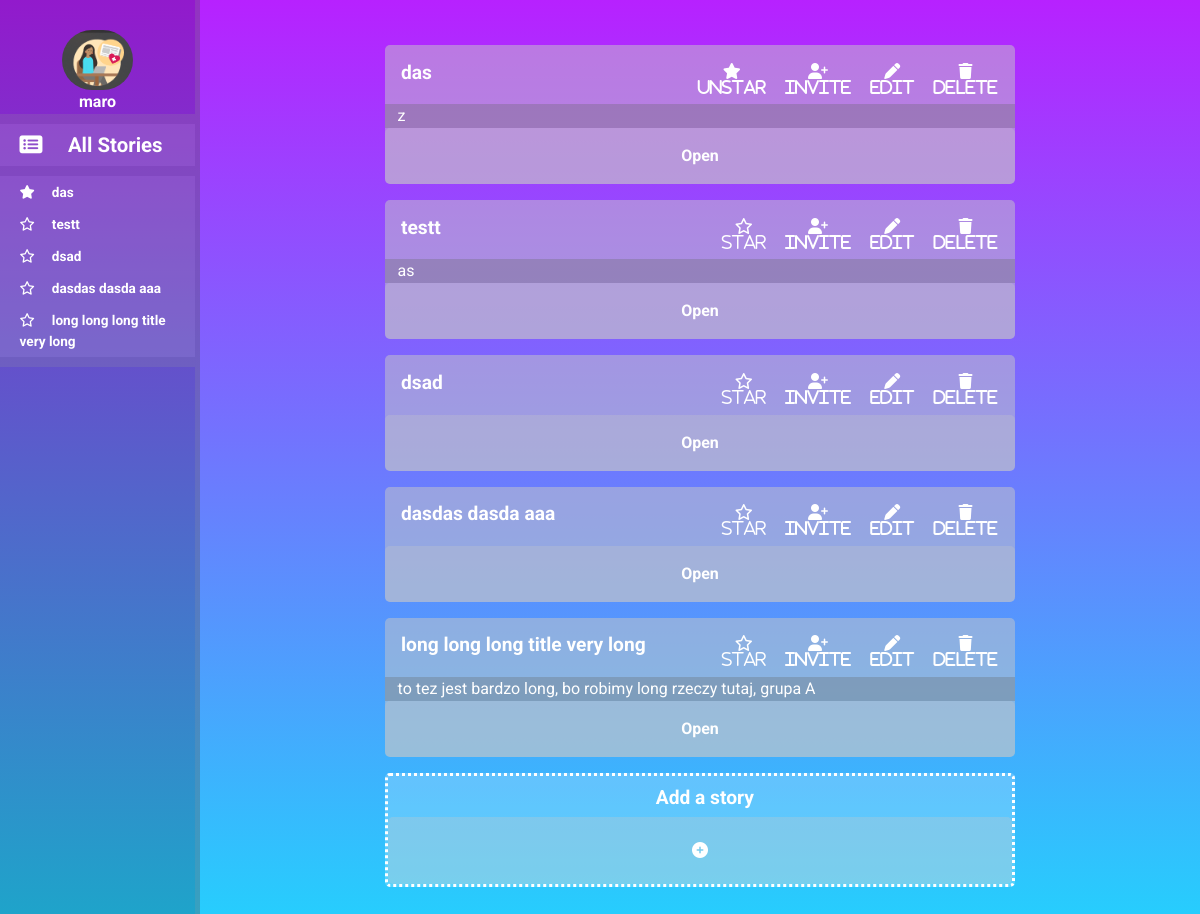
Page /stories/ (signed in) on the earlier database version.
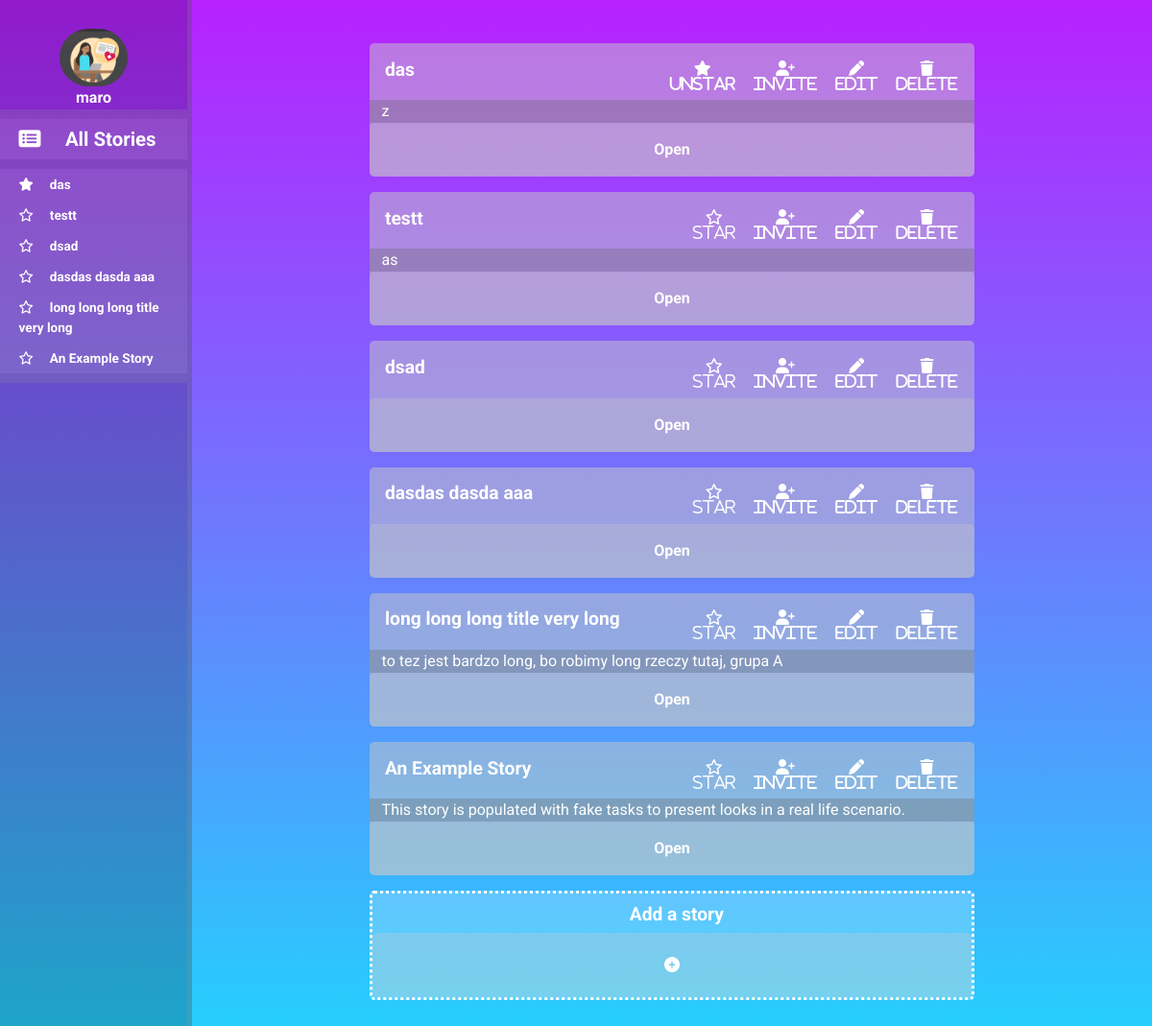
Same page on the later database version.
### myapp/models.py (models this page shows, shortened)
class UserProfile(models.Model):
    user = models.OneToOneField(User, on_delete=models.CASCADE)
    profile_pic = models.ImageField(upload_to='profile_pics',default='profile_pics/default-profile.png',blank=True)
    name = models.TextField(max_length=200, default='')
    starred = models.ManyToManyField('myapp.Story')
    member_of = models.ManyToManyField('Story',related_name='member_of',default='')

class Story(models.Model):
    author = models.ForeignKey('auth.User',on_delete=models.PROTECT)
    title = models.TextField(max_length=200)
    created_date = models.DateTimeField(default=timezone.now)
    description =  models.TextField(max_length=500,default='', blank=True)
    uuid = models.UUIDField(default=uuid.uuid4, editable=False, primary_key=False)
    members = models.ManyToManyField('auth.User',related_name='member')
    short = models.TextField(max_length=8,default='')

### myapp/views.py (the view)
# urls.py: path('stories/',views.StoryListView.as_view(),name='story_list'),
class StoryListView(LoginRequiredMixin, ListView):
    model = Story
    def get_queryset(self):
        return Story.objects.order_by('-created_date')

### myapp/backend.py (called while the page is built)
    def get_user(self, user_id):
        try:
            user = UserModel.objects.get(pk=user_id)
        except UserModel.DoesNotExist:
            return None
        return user if self.user_can_authenticate(user) else None

### myapp/templates/myapp/story_list.html (shortened to what this page needs)
{% extends 'myapp/base.html' %}
{% block body_block %}
{% load fullurl %}
  <div class="container-story-list">
    {% if not user.userprofile.member_of.all %}
        Click below to create your first story
    {% else %}
      {% for story in user.userprofile.member_of.all %}
        <div class="story">
          <div class="story-container">
            <div class="story-header">
              <h2 class="story-header__title" >{{ story.title }}</h2>
              {% if story in user.userprofile.starred.all  %}
                <a class="button--secondary button fas fa-star" href="{% url 'myapp:story_unstarr'  pk=story.pk %}" ><p>Unstar</p></a>
              {% else  %}
                <a class="button--secondary button far fa-star" href="{% url 'myapp:story_starr'  pk=story.pk %}" > <p>Star</p></a>
              {% endif %}
              {% if user == story.author %}
                    <a class="fas fa-user-plus button button--secondary"><p>Invite</p></a>
                    <a class="button--secondary fas fa-pen button " href="{% url 'myapp:updatestory'  pk=story.pk %}"><p>Edit</p></a>
                    <a class="button--secondary fas fa-trash button " href="{% url 'myapp:story_delete' pk=story.pk %}"><p>Delete</p></a>
              {% endif %}
            </div>
            <div class="story-description">
                {{ story.description }}
              </div>
<a href="{% url 'myapp:story_detail' pk=story.pk %}" class="story-open">
                Open
</a>
          </div>
        </div>
    {% endfor %}
    {% endif %}
  <div class="story">
    <div class="story-container--last">
      <h2 class="story-container--last__title">Add a story</h2>
      <a class="story-open" href="{% url 'myapp:addstory' %}">
          <i class="fas fa-plus-circle btn-story btn-story-last"></i>
      </a>
    </div>
  </div>
{% endblock %}

### myapp/templates/myapp/base.html (shortened to what this page needs)
<!DOCTYPE html>
{% load staticfiles %}
<html lang="en" dir="ltr">
   <head>
      <link rel="stylesheet" href="https://stackpath.bootstrapcdn.com/bootstrap/4.4.1/css/bootstrap.min.css">
      <link rel="stylesheet" href="//cdn.jsdelivr.net/npm/medium-editor@latest/dist/css/medium-editor.min.css" type="text/css" media="screen" charset="utf-8">
      <link rel="stylesheet" href="{% static 'css/style.css' %}">
   </head>
   <body>
      <div class="main-container">
         <nav>
            {% if user.is_authenticated %}
            <a class="profile" href="#">
               <div>
                  <img class="profile__avatar" src="{{ user.userprofile.profile_pic.url }}" alt="Av"/>
                  <div class="profile__name">{{user.userprofile.name}}
                  </div>
               </div>
            </a>
            <div class="nav__divider"></div>
            <div class="nav__link ">
               <a class="nav__link--big"  href="{% url 'myapp:story_list' %}">
               <i    class="nav__icon fas fa-list-alt" ></i>
               <span class="nav__text">All Stories</span>
               </a>
            </div>
            <div class="nav__divider"></div>
            {% if user.userprofile.starred.all  %}
            {% for starred in user.userprofile.starred.all %}
            <div class="nav__link ">
               <a href="{% url 'myapp:story_detail' pk=starred.pk %}" >
               <i class="nav__icon fas fa-star"></i>
               <span class="nav__text">{{starred.title}}</span>
               </a>
            </div>
            {% endfor %}
            {% endif %}
            {% for story in user.userprofile.member_of.all %}
            {% if story not in user.userprofile.starred.all %}
            <div class="nav__link ">
               <a href="{% url 'myapp:story_detail' pk=story.pk %}" class=" ">
                    <i class="nav__icon far fa-star"></i>
               <span class="nav__text">{{story.title}}</span>
               </a>
            </div>
            {% endif %}
            {% endfor %}
            <div class="nav__divider"></div>
            {% endif %}
         </nav>
         <div class="main-content">
            {% block body_block %}
            {% endblock %}
         </div>
      </div>
   </body>
</html>

### static/css/style.css (style rules this page uses)
html { min-height: 100%; }
body { color:white; min-height: 100%; background-repeat: no-repeat; background-size: cover; font-family: 'Roboto', sans-serif; }
.main-container { display: grid; grid-template-columns: 200px auto; grid-template-rows: auto; height: 100vh; }
.nav__divider { height: 10px; background-color: rgba(150, 150, 150, 0.2); }
nav { background-color: #1AA9CA; background-image: linear-gradient(0deg, #1AA9CA 0%, #921ACC 100%); border-right: 5px solid rgba(150, 150, 150, 0.2); justify-content: flex-start; display: flex; flex-direction: column; padding-top: 10%; }
.nav__link > a { color:white; display: block; }
.nav__link { padding: 3% 10%; background-color: rgba(200, 200, 200, 0.2); color:white; font-size: 0.85em; font-weight: bold; }
.profile { text-align: center; padding-top: 10px; color: white; font-weight: bold; }
.profile__avatar { height: 60px; width: auto; align: center; border-radius: 50px; }
.nav__icon { font-size: 1em; opacity: 1; margin: 0% 0%; margin-right: 1em; color: white; }
.nav__link--big { font-size:1.5em; }
.main-content { background-color: #21D4FD; background-image: linear-gradient(0deg, #21D4FD 0%, #B721FF 100%); padding: 0 5%; }
.container-story-list { margin-top: 5%; display: grid; grid-gap: 1em; grid-template-columns: 70%; grid-template-rows: auto; justify-content: center; }
.story-container { background-color: rgba(200, 200, 200, .5); border-radius: 5px; }
.story-header, .storyline-header { padding: .5em .5em 0 1em; display: flex; justify-content:flex-end; }
.story-header__title, .storyline-header__title { display: flex; margin-right: auto; font-size: 1.2em; font-weight: bold; margin-bottom: .8em; padding-top: .4em; }
.story-description { text-align: left; padding-left: 2%; background-color: rgba(100, 100, 100, .3); }
.story-open { background-color: rgba(200, 200, 200, .3); padding: 1em 0; justify-content: space-around; border-radius: 5px; text-align: center; margin:0; display:block; font-weight: bold; }
.story-container--last { background-color: rgba(255, 255, 255, .2); border-radius: 5px; border: 3px dotted rgba(255, 255, 255, 1); overflow: hidden; margin-bottom: 10%; }
.story-container--last__title { text-align: center; font-size: 1.2em; font-weight: bold; padding: .5em .5em 0 1em; }
.button { border-radius: 2px; margin: .3em; padding: .3em; color: white; cursor:pointer; text-align: center; }
.button p { margin-bottom: 0; }
.btn-story { border-radius: 2px; margin: .3em; padding: .3em; color: white; cursor:pointer; text-align: center; }
a { text-decoration: inherit; color: inherit; cursor: auto; }
html { --scrollbarBG: rgba(180,180,180,0.8); --thumbBG: rgba(180,180,180,0.5); }
body { scrollbar-color: var(--thumbBG) var(--scrollbarBG); }

Differences in the rows shown:
added Story: title "An Example Story", shows "Star", shows "Invite", description "This story is populated with fake tasks to present looks in a real life scenario."
